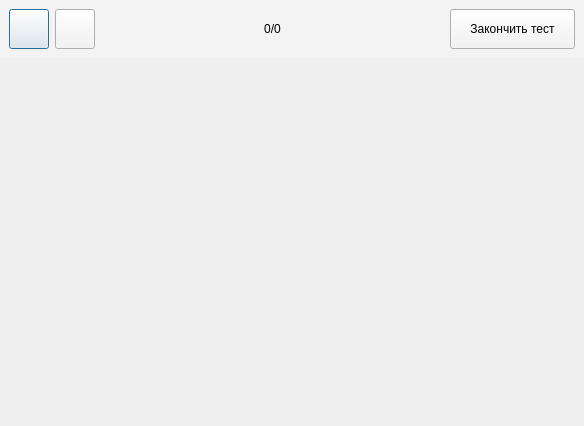
<?xml version="1.0" encoding="UTF-8"?>
<ui version="4.0">
 <class>DlgTest</class>
 <widget class="QDialog" name="DlgTest">
  <property name="geometry">
   <rect>
    <x>0</x>
    <y>0</y>
    <width>584</width>
    <height>426</height>
   </rect>
  </property>
  <property name="windowTitle">
   <string>Dialog</string>
  </property>
  <layout class="QVBoxLayout" name="verticalLayout">
   <property name="spacing">
    <number>0</number>
   </property>
   <property name="leftMargin">
    <number>0</number>
   </property>
   <property name="topMargin">
    <number>0</number>
   </property>
   <property name="rightMargin">
    <number>0</number>
   </property>
   <property name="bottomMargin">
    <number>0</number>
   </property>
   <item>
    <widget class="QWidget" name="widget" native="true">
     <property name="styleSheet">
      <string notr="true">background-color: rgb(243, 243, 243);</string>
     </property>
     <layout class="QHBoxLayout" name="horizontalLayout_2">
      <item>
       <widget class="QPushButton" name="pushButtonBack">
        <property name="minimumSize">
         <size>
          <width>40</width>
          <height>40</height>
         </size>
        </property>
        <property name="maximumSize">
         <size>
          <width>40</width>
          <height>40</height>
         </size>
        </property>
        <property name="styleSheet">
         <string notr="true">border-image: url(:/src/previous.png);</string>
        </property>
        <property name="text">
         <string/>
        </property>
       </widget>
      </item>
      <item>
       <widget class="QPushButton" name="pushButtonForvard">
        <property name="minimumSize">
         <size>
          <width>40</width>
          <height>40</height>
         </size>
        </property>
        <property name="maximumSize">
         <size>
          <width>40</width>
          <height>40</height>
         </size>
        </property>
        <property name="styleSheet">
         <string notr="true">border-image: url(:/src/next.png);</string>
        </property>
        <property name="text">
         <string/>
        </property>
       </widget>
      </item>
      <item>
       <spacer name="horizontalSpacer_2">
        <property name="orientation">
         <enum>Qt::Horizontal</enum>
        </property>
        <property name="sizeHint" stdset="0">
         <size>
          <width>40</width>
          <height>20</height>
         </size>
        </property>
       </spacer>
      </item>
      <item>
       <widget class="QLabel" name="label">
        <property name="styleSheet">
         <string notr="true">font: 75 14pt &quot;Consolas&quot;;</string>
        </property>
        <property name="text">
         <string>0/0</string>
        </property>
        <property name="alignment">
         <set>Qt::AlignCenter</set>
        </property>
       </widget>
      </item>
      <item>
       <spacer name="horizontalSpacer">
        <property name="orientation">
         <enum>Qt::Horizontal</enum>
        </property>
        <property name="sizeHint" stdset="0">
         <size>
          <width>40</width>
          <height>20</height>
         </size>
        </property>
       </spacer>
      </item>
      <item>
       <widget class="QPushButton" name="pushButton">
        <property name="minimumSize">
         <size>
          <width>125</width>
          <height>40</height>
         </size>
        </property>
        <property name="maximumSize">
         <size>
          <width>125</width>
          <height>40</height>
         </size>
        </property>
        <property name="styleSheet">
         <string notr="true"/>
        </property>
        <property name="text">
         <string>Закончить тест</string>
        </property>
       </widget>
      </item>
     </layout>
    </widget>
   </item>
   <item>
    <widget class="QStackedWidget" name="stackedWidget"/>
   </item>
  </layout>
 </widget>
 <resources/>
 <connections/>
</ui>
